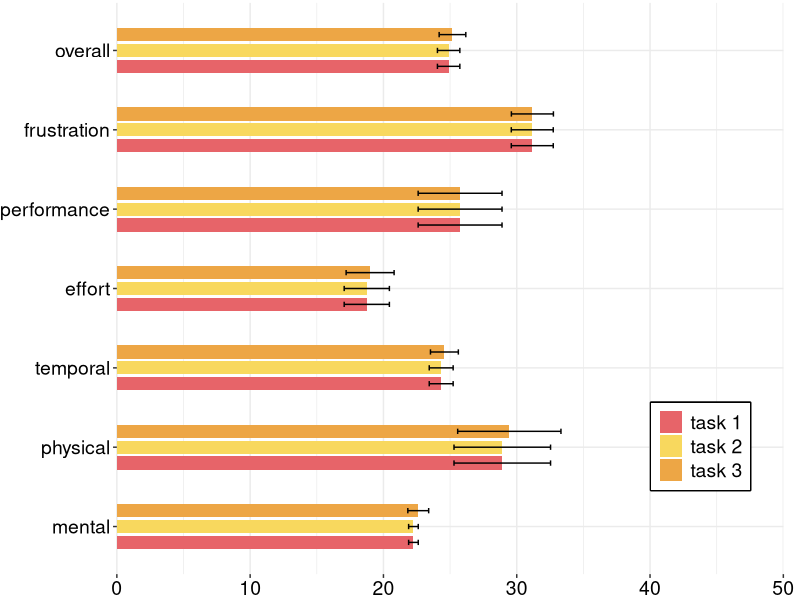
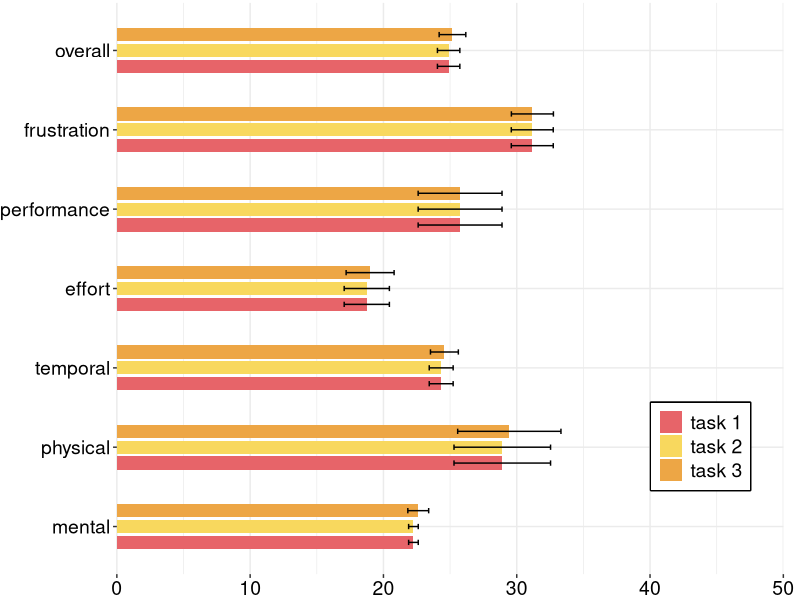

Recreate these plots in R, in order. (Note: this script raises an error after producing the figures.)
# library
library(ggplot2)
library(dplyr)
library(broom)
library(tidyr)
library(stats)

coloring = c("#E76469", "#F8D85E","#EDA645","#D1B0B3","#8C99A6","#ADD299","#4FA490","#3B7F9F")
fontsize = 14


df=read.csv('csv/tlx.csv', sep=",")

summary_data <- df %>% 
  group_by(params, task) %>% 
  summarize(mean_score = mean(score), 
            se_score = qnorm(0.975) * sd(score) / sqrt(n()),
            n = n()) %>%
  ungroup()

# Create horizontal bar chart with error bars
order <- c('mental',	'physical',	'temporal',	'effort',	'performance', 'frustration', 'overall')

ggplot(summary_data, aes(x = mean_score, y = factor(params, levels = order), fill = task)) +
  geom_col(width=.5, position=position_dodge(.6)) +
  geom_errorbar(aes(xmin=mean_score-se_score, xmax=mean_score+se_score), width=.2, position=position_dodge(.6))+
  scale_fill_manual(values = coloring) +
  scale_x_continuous(expand = c(0, 0), limits = c(0, 50)) +
  guides(fill=guide_legend(title="")) +
  theme_bw() +
  theme(axis.line = element_blank(),
        axis.title.x=element_blank(),
        axis.title.y=element_blank(),
        axis.text.x = element_text(color="black", size=fontsize),
        axis.text.y = element_text(color="black", size=fontsize),
        text = element_text(size=fontsize),
        strip.background = element_blank(),
        plot.background = element_blank(),
        plot.margin = unit(c(0.005, .025, 0, 0), "null"),
        panel.border = element_blank(),
        panel.spacing = unit(c(0, 0, 0, 0), "null"),
        legend.position = c(.95, 0.3),
        legend.justification = c("right", "top"),
        legend.title=element_blank(),
        legend.text=element_text(size=fontsize),
        legend.box.just = "right",
        legend.box.background = element_rect(fill = "white", color = "black", size = 1))


ggsave("out/rtlx.pdf", width = 6.5, height = 4.8, dpi = 1000)



# Task complexity 
df=read.csv('csv/task-completion.csv', sep=",")

# Convert the data from wide format to long format
df_long <- df %>%
  pivot_longer(cols = c(task1, task2, task3), names_to = "task", values_to = "time")

# Sort the data by task and time
completion_times <- df_long %>%
  arrange(task, time)

# Calculate the mean, median, and standard deviation for each task completion time
task_stats <- completion_times %>%
  group_by(task) %>%
  summarize(mean_time = mean(time), median_time = median(time), sd_time = sd(time))



# One-Way ANOVA
model <- aov(time ~ task, data = completion_times)
anova_table <- anova(model)
F_val <- anova_table$F[1]
df1 <- anova_table$Df[1]
df2 <- anova_table$Df[2]

# print the results
summary(model)
cat("F(", df1, ", ", df2, ") = ", F_val, "\n")


# Bartlett's test
bartlett_test <- bartlett.test(time ~ task, data = completion_times)
# Create a data frame to store the test results
test_results <- data.frame(
  statistic = bartlett_test$statistic,
  p.value = bartlett_test$p.value,
  parameter = bartlett_test$parameter
)

# Create a string
my_string <- paste(
  "Bartlett's K-squared = ", bartlett_test$statistic, 
  ", df=", bartlett_test$parameter, 
  ", p-value =", bartlett_test$p.value, 
  ", Sigf = ", bartlett_test$p.value < 0.05,
  ", F-stats: ", capture.output(cat("F(", df1, ", ", df2, ") = ", F_val, "\n")))
bartlett_stats <- data.frame(my_string)


# Save the resulting data frame as a CSV file
write.csv(task_stats, file = "out/task_stats.csv", row.names = FALSE)
write.csv(bartlett_stats, file = "out/task_f_bartlett.csv", row.names = FALSE)





library(ggplot2)

# Create example data
group1 <- c(5, 8, 7, 6)
group2 <- c(3, 6, 4, 5)
df <- data.frame(group = rep(c("Group 1", "Group 2"), each = 4),
                 value = c(group1, group2))

# Calculate mean and standard deviation for each group
means <- aggregate(df$value, list(df$group), mean)
names(means) <- c("group", "mean")
stddev <- aggregate(df$value, list(df$group), sd)
names(stddev) <- c("group", "sd")

# Calculate p-value for difference between groups
pval <- t.test(group1, group2)$p.value

# Calculate p-value for difference between groups
pval <- t.test(group1, group2)$p.value

# Determine the level of significance
if (pval < 0.001) {
  significance <- "***"
} else if (pval < 0.01) {
  significance <- "**"
} else if (pval < 0.05) {
  significance <- "*"
} else {
  significance <- "ns"
}

# Create bar chart
ggplot(df, aes(x = group, y = value, fill = group)) +
  geom_bar(stat = "identity", position = "dodge") +
  geom_errorbar(aes(ymin = means$mean[1] - stddev$sd[1], 
                    ymax = means$mean[1] + stddev$sd[1]), 
                width = 0.2, position = position_dodge(width = 0.9)) +
  geom_errorbar(aes(ymin = means$mean[2] - stddev$sd[2], 
                    ymax = means$mean[2] + stddev$sd[2]), 
                width = 0.2, position = position_dodge(width = 0.9)) +
  labs(title = "Vertical Bar Chart with Two Groups",
       x = "Group", y = "Value") +
  theme_minimal() +
  scale_fill_manual(values = c("Group 1" = "blue", "Group 2" = "red")) +
  annotate("text", x = 1.5, y = 9, 
           label = paste("p =", round(pval, 3), significance), 
           color = "black", size = 4)








